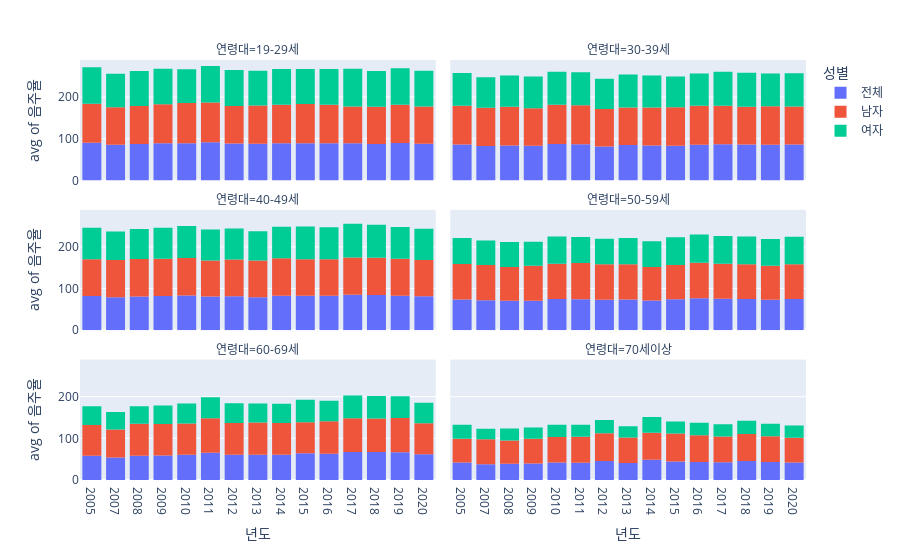

Source (notebook cell):
### Code cell
px.histogram(df_me, x = "년도", y = "음주율", histfunc = "avg", color = "성별", facet_col = "연령대", facet_col_wrap = 2)

### Figure 1 — Plotly figure (JSON) as saved in the notebook; plotly's stock layout.template omitted (floating-point values rounded to 4 significant figures)
{"data": [{"alignmentgroup": "True", "bingroup": "x", "histfunc": "avg", "hovertemplate": "성별=전체<br>연령대=19-29세<br>년도=%{x}<br>avg of 음주율=%{y}<extra></extra>", "legendgroup": "전체", "marker": {"color": "#636efa", "pattern": {"shape": ""}}, "name": "전체", "offsetgroup": "전체", "orientation": "v", "showlegend": true, "type": "histogram", "x": ["2005", "2007", "2008", "2009", "2010", "2011", "2012", "2013", "2014", "2015", "2016", "2017", "2018", "2019", "2020"], "xaxis": "x5", "y": [90.5, 85.3, 87.6, 89.4, 89, 91.6, 88.4, 88, 89.3, 89.2, 89.2, 89.3, 87.6, 89.8, 87.7], "yaxis": "y5"}, {"alignmentgroup": "True", "bingroup": "x", "histfunc": "avg", "hovertemplate": "성별=전체<br>연령대=30-39세<br>년도=%{x}<br>avg of 음주율=%{y}<extra></extra>", "legendgroup": "전체", "marker": {"color": "#636efa", "pattern": {"shape": ""}}, "name": "전체", "offsetgroup": "전체", "orientation": "v", "showlegend": false, "type": "histogram", "x": ["2005", "2007", "2008", "2009", "2010", "2011", "2012", "2013", "2014", "2015", "2016", "2017", "2018", "2019", "2020"], "xaxis": "x6", "y": [86.1, 82.7, 84, 83.3, 87.1, 86.5, 81.5, 84.7, 83.8, 83.2, 85.8, 87, 86.3, 85.8, 85.9], "yaxis": "y6"}, {"alignmentgroup": "True", "bingroup": "x", "histfunc": "avg", "hovertemplate": "성별=전체<br>연령대=40-49세<br>년도=%{x}<br>avg of 음주율=%{y}<extra></extra>", "legendgroup": "전체", "marker": {"color": "#636efa", "pattern": {"shape": ""}}, "name": "전체", "offsetgroup": "전체", "orientation": "v", "showlegend": false, "type": "histogram", "x": ["2005", "2007", "2008", "2009", "2010", "2011", "2012", "2013", "2014", "2015", "2016", "2017", "2018", "2019", "2020"], "xaxis": "x3", "y": [82, 79.1, 81.1, 82, 83.4, 80.6, 81.5, 79, 82.7, 82.9, 82.4, 85.3, 84.5, 82.6, 81.3], "yaxis": "y3"}, {"alignmentgroup": "True", "bingroup": "x", "histfunc": "avg", "hovertemplate": "성별=전체<br>연령대=50-59세<br>년도=%{x}<br>avg of 음주율=%{y}<extra></extra>", "legendgroup": "전체", "marker": {"color": "#636efa", "pattern": {"shape": ""}}, "name": "전체", "offsetgroup": "전체", "orientation": "v", "showlegend": false, "type": "histogram", "x": ["2005", "2007", "2008", "2009", "2010", "2011", "2012", "2013", "2014", "2015", "2016", "2017", "2018", "2019", "2020"], "xaxis": "x4", "y": [73.8, 71.8, 70.6, 70.8, 74.9, 74.4, 73.1, 73.6, 71, 74.3, 76.5, 75.3, 75, 73, 74.7], "yaxis": "y4"}, {"alignmentgroup": "True", "bingroup": "x", "histfunc": "avg", "hovertemplate": "성별=전체<br>연령대=60-69세<br>년도=%{x}<br>avg of 음주율=%{y}<extra></extra>", "legendgroup": "전체", "marker": {"color": "#636efa", "pattern": {"shape": ""}}, "name": "전체", "offsetgroup": "전체", "orientation": "v", "showlegend": false, "type": "histogram", "x": ["2005", "2007", "2008", "2009", "2010", "2011", "2012", "2013", "2014", "2015", "2016", "2017", "2018", "2019", "2020"], "xaxis": "x", "y": [58.2, 53.8, 58.4, 58.9, 60.7, 65.6, 60.7, 60.5, 60.5, 64, 63.1, 67.3, 67.1, 66.8, 61.6], "yaxis": "y"}, {"alignmentgroup": "True", "bingroup": "x", "histfunc": "avg", "hovertemplate": "성별=전체<br>연령대=70세이상<br>년도=%{x}<br>avg of 음주율=%{y}<extra></extra>", "legendgroup": "전체", "marker": {"color": "#636efa", "pattern": {"shape": ""}}, "name": "전체", "offsetgroup": "전체", "orientation": "v", "showlegend": false, "type": "histogram", "x": ["2005", "2007", "2008", "2009", "2010", "2011", "2012", "2013", "2014", "2015", "2016", "2017", "2018", "2019", "2020"], "xaxis": "x2", "y": [42, 38, 39, 39.3, 41.7, 41.5, 45.3, 40.5, 48.8, 44.3, 43.4, 42.7, 45.4, 43, 41.8], "yaxis": "y2"}, {"alignmentgroup": "True", "bingroup": "x", "histfunc": "avg", "hovertemplate": "성별=남자<br>연령대=19-29세<br>년도=%{x}<br>avg of 음주율=%{y}<extra></extra>", "legendgroup": "남자", "marker": {"color": "#EF553B", "pattern": {"shape": ""}}, "name": "남자", "offsetgroup": "남자", "orientation": "v", "showlegend": true, "type": "histogram", "x": ["2005", "2007", "2008", "2009", "2010", "2011", "2012", "2013", "2014", "2015", "2016", "2017", "2018", "2019", "2020"], "xaxis": "x5", "y": [93.4, 90, 90.9, 93.1, 96.7, 95.3, 90.3, 91.9, 92.1, 94.4, 92.6, 88.1, 89.4, 92, 89.5], "yaxis": "y5"}, {"alignmentgroup": "True", "bingroup": "x", "histfunc": "avg", "hovertemplate": "성별=남자<br>연령대=30-39세<br>년도=%{x}<br>avg of 음주율=%{y}<extra></extra>", "legendgroup": "남자", "marker": {"color": "#EF553B", "pattern": {"shape": ""}}, "name": "남자", "offsetgroup": "남자", "orientation": "v", "showlegend": false, "type": "histogram", "x": ["2005", "2007", "2008", "2009", "2010", "2011", "2012", "2013", "2014", "2015", "2016", "2017", "2018", "2019", "2020"], "xaxis": "x6", "y": [93.3, 91.8, 92.8, 89.7, 94.3, 93.7, 90, 90, 91.3, 92.1, 93.4, 92.1, 90.6, 92.1, 91.6], "yaxis": "y6"}, {"alignmentgroup": "True", "bingroup": "x", "histfunc": "avg", "hovertemplate": "성별=남자<br>연령대=40-49세<br>년도=%{x}<br>avg of 음주율=%{y}<extra></extra>", "legendgroup": "남자", "marker": {"color": "#EF553B", "pattern": {"shape": ""}}, "name": "남자", "offsetgroup": "남자", "orientation": "v", "showlegend": false, "type": "histogram", "x": ["2005", "2007", "2008", "2009", "2010", "2011", "2012", "2013", "2014", "2015", "2016", "2017", "2018", "2019", "2020"], "xaxis": "x3", "y": [88.5, 89.4, 89.5, 89.7, 89.6, 86.5, 88, 88, 90.2, 87.3, 87.8, 89.4, 89.3, 88.6, 87.2], "yaxis": "y3"}, {"alignmentgroup": "True", "bingroup": "x", "histfunc": "avg", "hovertemplate": "성별=남자<br>연령대=50-59세<br>년도=%{x}<br>avg of 음주율=%{y}<extra></extra>", "legendgroup": "남자", "marker": {"color": "#EF553B", "pattern": {"shape": ""}}, "name": "남자", "offsetgroup": "남자", "orientation": "v", "showlegend": false, "type": "histogram", "x": ["2005", "2007", "2008", "2009", "2010", "2011", "2012", "2013", "2014", "2015", "2016", "2017", "2018", "2019", "2020"], "xaxis": "x4", "y": [85.2, 84.4, 81.3, 83.6, 84.6, 86.9, 85, 84.5, 80.4, 82.3, 85.5, 84, 83.3, 81.8, 83.3], "yaxis": "y4"}, {"alignmentgroup": "True", "bingroup": "x", "histfunc": "avg", "hovertemplate": "성별=남자<br>연령대=60-69세<br>년도=%{x}<br>avg of 음주율=%{y}<extra></extra>", "legendgroup": "남자", "marker": {"color": "#EF553B", "pattern": {"shape": ""}}, "name": "남자", "offsetgroup": "남자", "orientation": "v", "showlegend": false, "type": "histogram", "x": ["2005", "2007", "2008", "2009", "2010", "2011", "2012", "2013", "2014", "2015", "2016", "2017", "2018", "2019", "2020"], "xaxis": "x", "y": [73.5, 67.6, 76.3, 75.7, 74.8, 82.3, 75.8, 77.4, 76, 74.8, 77.6, 80.9, 80.4, 81.8, 74.8], "yaxis": "y"}, {"alignmentgroup": "True", "bingroup": "x", "histfunc": "avg", "hovertemplate": "성별=남자<br>연령대=70세이상<br>년도=%{x}<br>avg of 음주율=%{y}<extra></extra>", "legendgroup": "남자", "marker": {"color": "#EF553B", "pattern": {"shape": ""}}, "name": "남자", "offsetgroup": "남자", "orientation": "v", "showlegend": false, "type": "histogram", "x": ["2005", "2007", "2008", "2009", "2010", "2011", "2012", "2013", "2014", "2015", "2016", "2017", "2018", "2019", "2020"], "xaxis": "x2", "y": [56.7, 59.7, 55.6, 59.9, 61.6, 62.3, 67, 61.5, 64.5, 67.2, 63.9, 61.6, 64.8, 62.1, 59.7], "yaxis": "y2"}, {"alignmentgroup": "True", "bingroup": "x", "histfunc": "avg", "hovertemplate": "성별=여자<br>연령대=19-29세<br>년도=%{x}<br>avg of 음주율=%{y}<extra></extra>", "legendgroup": "여자", "marker": {"color": "#00cc96", "pattern": {"shape": ""}}, "name": "여자", "offsetgroup": "여자", "orientation": "v", "showlegend": true, "type": "histogram", "x": ["2005", "2007", "2008", "2009", "2010", "2011", "2012", "2013", "2014", "2015", "2016", "2017", "2018", "2019", "2020"], "xaxis": "x5", "y": [87.4, 80.5, 84, 85.4, 81, 87.6, 86.5, 83.5, 86.2, 83.5, 85.5, 90.7, 85.4, 87.3, 85.7], "yaxis": "y5"}, {"alignmentgroup": "True", "bingroup": "x", "histfunc": "avg", "hovertemplate": "성별=여자<br>연령대=30-39세<br>년도=%{x}<br>avg of 음주율=%{y}<extra></extra>", "legendgroup": "여자", "marker": {"color": "#00cc96", "pattern": {"shape": ""}}, "name": "여자", "offsetgroup": "여자", "orientation": "v", "showlegend": false, "type": "histogram", "x": ["2005", "2007", "2008", "2009", "2010", "2011", "2012", "2013", "2014", "2015", "2016", "2017", "2018", "2019", "2020"], "xaxis": "x6", "y": [78.6, 73.2, 74.7, 76.4, 79.5, 79.1, 72.5, 79.5, 76.4, 74.1, 77.5, 81.5, 81.7, 78.8, 79.6], "yaxis": "y6"}, {"alignmentgroup": "True", "bingroup": "x", "histfunc": "avg", "hovertemplate": "성별=여자<br>연령대=40-49세<br>년도=%{x}<br>avg of 음주율=%{y}<extra></extra>", "legendgroup": "여자", "marker": {"color": "#00cc96", "pattern": {"shape": ""}}, "name": "여자", "offsetgroup": "여자", "orientation": "v", "showlegend": false, "type": "histogram", "x": ["2005", "2007", "2008", "2009", "2010", "2011", "2012", "2013", "2014", "2015", "2016", "2017", "2018", "2019", "2020"], "xaxis": "x3", "y": [75.3, 68.5, 72.4, 74.1, 77, 74.6, 74.8, 70.3, 75.4, 78.6, 76.9, 81, 79.5, 76.4, 75.1], "yaxis": "y3"}, {"alignmentgroup": "True", "bingroup": "x", "histfunc": "avg", "hovertemplate": "성별=여자<br>연령대=50-59세<br>년도=%{x}<br>avg of 음주율=%{y}<extra></extra>", "legendgroup": "여자", "marker": {"color": "#00cc96", "pattern": {"shape": ""}}, "name": "여자", "offsetgroup": "여자", "orientation": "v", "showlegend": false, "type": "histogram", "x": ["2005", "2007", "2008", "2009", "2010", "2011", "2012", "2013", "2014", "2015", "2016", "2017", "2018", "2019", "2020"], "xaxis": "x4", "y": [62.3, 59, 59.8, 58, 65.1, 62.1, 61.6, 62.9, 62, 66.4, 67.7, 66.7, 66.8, 64.3, 66.1], "yaxis": "y4"}, {"alignmentgroup": "True", "bingroup": "x", "histfunc": "avg", "hovertemplate": "성별=여자<br>연령대=60-69세<br>년도=%{x}<br>avg of 음주율=%{y}<extra></extra>", "legendgroup": "여자", "marker": {"color": "#00cc96", "pattern": {"shape": ""}}, "name": "여자", "offsetgroup": "여자", "orientation": "v", "showlegend": false, "type": "histogram", "x": ["2005", "2007", "2008", "2009", "2010", "2011", "2012", "2013", "2014", "2015", "2016", "2017", "2018", "2019", "2020"], "xaxis": "x", "y": [45, 41.7, 42.5, 43.9, 48, 50.4, 47.5, 45.6, 46.6, 53.9, 49.3, 54.4, 54.3, 52.5, 49], "yaxis": "y"}, {"alignmentgroup": "True", "bingroup": "x", "histfunc": "avg", "hovertemplate": "성별=여자<br>연령대=70세이상<br>년도=%{x}<br>avg of 음주율=%{y}<extra></extra>", "legendgroup": "여자", "marker": {"color": "#00cc96", "pattern": {"shape": ""}}, "name": "여자", "offsetgroup": "여자", "orientation": "v", "showlegend": false, "type": "histogram", "x": ["2005", "2007", "2008", "2009", "2010", "2011", "2012", "2013", "2014", "2015", "2016", "2017", "2018", "2019", "2020"], "xaxis": "x2", "y": [33.6, 25.1, 29, 26.7, 29.3, 28.5, 31.6, 27, 38.1, 29.1, 30.3, 29.7, 32.2, 30, 29.1], "yaxis": "y2"}], "layout": {"annotations": [{"font": {}, "showarrow": false, "text": "연령대=60-69세", "x": 0.245, "xanchor": "center", "xref": "paper", "y": 0.2867, "yanchor": "bottom", "yref": "paper"}, {"font": {}, "showarrow": false, "text": "연령대=70세이상", "x": 0.755, "xanchor": "center", "xref": "paper", "y": 0.2867, "yanchor": "bottom", "yref": "paper"}, {"font": {}, "showarrow": false, "text": "연령대=40-49세", "x": 0.245, "xanchor": "center", "xref": "paper", "y": 0.6433, "yanchor": "bottom", "yref": "paper"}, {"font": {}, "showarrow": false, "text": "연령대=50-59세", "x": 0.755, "xanchor": "center", "xref": "paper", "y": 0.6433, "yanchor": "bottom", "yref": "paper"}, {"font": {}, "showarrow": false, "text": "연령대=19-29세", "x": 0.245, "xanchor": "center", "xref": "paper", "y": 1.0, "yanchor": "bottom", "yref": "paper"}, {"font": {}, "showarrow": false, "text": "연령대=30-39세", "x": 0.755, "xanchor": "center", "xref": "paper", "y": 1.0, "yanchor": "bottom", "yref": "paper"}], "barmode": "relative", "legend": {"title": {"text": "성별"}, "tracegroupgap": 0}, "margin": {"t": 60}, "xaxis": {"anchor": "y", "domain": [0, 0.49], "title": {"text": "년도"}}, "xaxis2": {"anchor": "y2", "domain": [0.51, 1], "matches": "x", "title": {"text": "년도"}}, "xaxis3": {"anchor": "y3", "domain": [0, 0.49], "matches": "x", "showticklabels": false}, "xaxis4": {"anchor": "y4", "domain": [0.51, 1], "matches": "x", "showticklabels": false}, "xaxis5": {"anchor": "y5", "domain": [0, 0.49], "matches": "x", "showticklabels": false}, "xaxis6": {"anchor": "y6", "domain": [0.51, 1], "matches": "x", "showticklabels": false}, "yaxis": {"anchor": "x", "domain": [0, 0.2867], "title": {"text": "avg of 음주율"}}, "yaxis2": {"anchor": "x2", "domain": [0, 0.2867], "matches": "y", "showticklabels": false}, "yaxis3": {"anchor": "x3", "domain": [0.3567, 0.6433], "matches": "y", "title": {"text": "avg of 음주율"}}, "yaxis4": {"anchor": "x4", "domain": [0.3567, 0.6433], "matches": "y", "showticklabels": false}, "yaxis5": {"anchor": "x5", "domain": [0.7133, 1.0], "matches": "y", "title": {"text": "avg of 음주율"}}, "yaxis6": {"anchor": "x6", "domain": [0.7133, 1.0], "matches": "y", "showticklabels": false}}}
